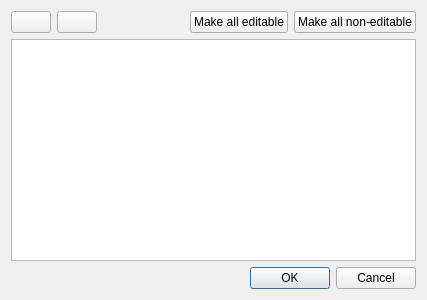
<?xml version="1.0" encoding="UTF-8"?>
<ui version="4.0">
 <class>Dialog</class>
 <widget class="QDialog" name="Dialog">
  <property name="geometry">
   <rect>
    <x>0</x>
    <y>0</y>
    <width>427</width>
    <height>300</height>
   </rect>
  </property>
  <property name="windowTitle">
   <string>Dialog</string>
  </property>
  <layout class="QVBoxLayout" name="verticalLayout">
   <item>
    <layout class="QHBoxLayout" name="horizontalLayout">
     <item>
      <widget class="QPushButton" name="add_btn">
       <property name="toolTip">
        <string>Add field entry</string>
       </property>
       <property name="text">
        <string/>
       </property>
       <property name="icon">
        <iconset>
         <normaloff>../../icons/add.ico</normaloff>../../icons/add.ico</iconset>
       </property>
      </widget>
     </item>
     <item>
      <widget class="QPushButton" name="remove_btn">
       <property name="toolTip">
        <string>Remove field entry</string>
       </property>
       <property name="text">
        <string/>
       </property>
       <property name="icon">
        <iconset>
         <normaloff>../../icons/remove.ico</normaloff>../../icons/remove.ico</iconset>
       </property>
      </widget>
     </item>
     <item>
      <spacer name="horizontalSpacer">
       <property name="orientation">
        <enum>Qt::Horizontal</enum>
       </property>
       <property name="sizeHint" stdset="0">
        <size>
         <width>40</width>
         <height>20</height>
        </size>
       </property>
      </spacer>
     </item>
     <item>
      <widget class="QPushButton" name="all_rw">
       <property name="text">
        <string>Make all editable</string>
       </property>
      </widget>
     </item>
     <item>
      <widget class="QPushButton" name="all_ro">
       <property name="text">
        <string>Make all non-editable</string>
       </property>
      </widget>
     </item>
    </layout>
   </item>
   <item>
    <widget class="PersistentEditorTableView" name="table">
     <property name="editTriggers">
      <set>QAbstractItemView::DoubleClicked</set>
     </property>
     <property name="showDropIndicator" stdset="0">
      <bool>false</bool>
     </property>
     <property name="dragDropOverwriteMode">
      <bool>false</bool>
     </property>
     <property name="selectionMode">
      <enum>QAbstractItemView::SingleSelection</enum>
     </property>
     <property name="selectionBehavior">
      <enum>QAbstractItemView::SelectRows</enum>
     </property>
     <attribute name="horizontalHeaderStretchLastSection">
      <bool>true</bool>
     </attribute>
    </widget>
   </item>
   <item>
    <widget class="QDialogButtonBox" name="buttons">
     <property name="orientation">
      <enum>Qt::Horizontal</enum>
     </property>
     <property name="standardButtons">
      <set>QDialogButtonBox::Cancel|QDialogButtonBox::Ok</set>
     </property>
    </widget>
   </item>
  </layout>
 </widget>
 <customwidgets>
  <customwidget>
   <class>PersistentEditorTableView</class>
   <extends>QTableView</extends>
   <header>accwidgets.qt</header>
  </customwidget>
 </customwidgets>
 <resources/>
 <connections>
  <connection>
   <sender>buttons</sender>
   <signal>accepted()</signal>
   <receiver>Dialog</receiver>
   <slot>accept()</slot>
   <hints>
    <hint type="sourcelabel">
     <x>248</x>
     <y>254</y>
    </hint>
    <hint type="destinationlabel">
     <x>157</x>
     <y>274</y>
    </hint>
   </hints>
  </connection>
  <connection>
   <sender>buttons</sender>
   <signal>rejected()</signal>
   <receiver>Dialog</receiver>
   <slot>reject()</slot>
   <hints>
    <hint type="sourcelabel">
     <x>316</x>
     <y>260</y>
    </hint>
    <hint type="destinationlabel">
     <x>286</x>
     <y>274</y>
    </hint>
   </hints>
  </connection>
 </connections>
</ui>
